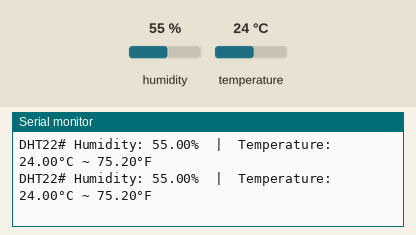
Bench run of a sketch on a simulated Arduino Uno, built with avr-gcc and run on an emulated ATmega328P. Shown: the last lines printed to the serial monitor. The inputs (shaded band) are chosen by the test bench; at power-on: humidity 55 %, temperature 24 °C.

Above: at 4.8 s.
4.9 s: humidity set to 22 %
At 7.0 s:
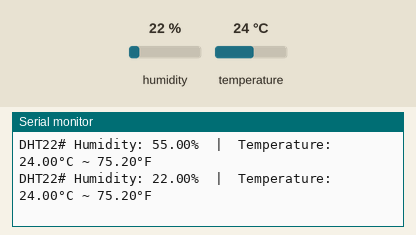
7.9 s: temperature set to 12 °C
At 9.4 s:
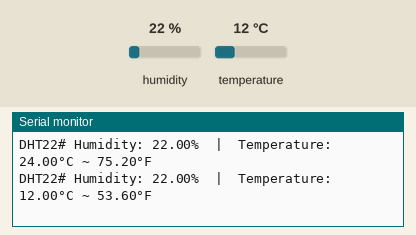
10.9 s: humidity set to 40 %
At 13.1 s:
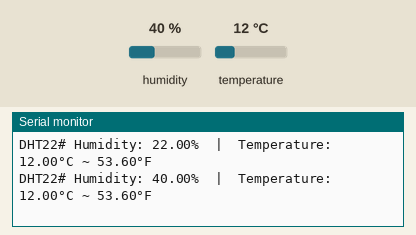
Timing chart, 0 to 14.6 s (numbered marks = the images above; inputs shaded):
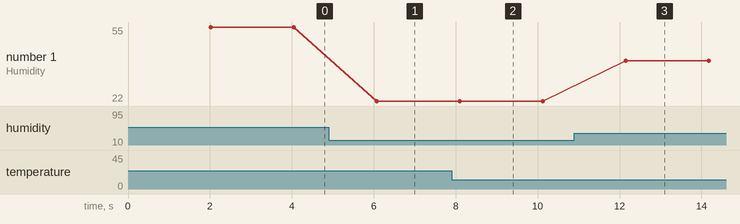

The sketch:

DHT22.ino
```cpp
#include <Adafruit_Sensor.h>

#include "DHT.h"
#define DHT11_PIN 9

DHT dht11(DHT11_PIN, DHT11);

void setup() {
  Serial.begin(9600);
  dht11.begin(); // initialize the DHT22 sensor
}

void loop() {
  // wait a few seconds between measurements.
  delay(2000);

  // read humidity
  float humi  = dht11.readHumidity();
  // read temperature as Celsius
  float tempC = dht11.readTemperature();
  // read temperature as Fahrenheit
  float tempF = dht11.readTemperature(true);

  // check if any reads failed
  if (isnan(humi) || isnan(tempC) || isnan(tempF)) {
    Serial.println("Failed to read from DHT11 sensor!");
  } else {
    Serial.print("DHT22# Humidity: ");
    Serial.print(humi);
    Serial.print("%");

    Serial.print("  |  ");

    Serial.print("Temperature: ");
    Serial.print(tempC);
    Serial.print("°C ~ ");
    Serial.print(tempF);
    Serial.println("°F");
  }
}
```

Measured:
- after the input at 4.9 s, the serial monitor: prints a new line after 1.2 s (image 1)
- after the input at 7.9 s, the serial monitor: prints a new line after 0.20 s (image 2)
- after the input at 10.9 s, the serial monitor: prints a new line after 1.2 s (image 3)
- plotted number 1: 22 → 40 after the input at 10.9 s
